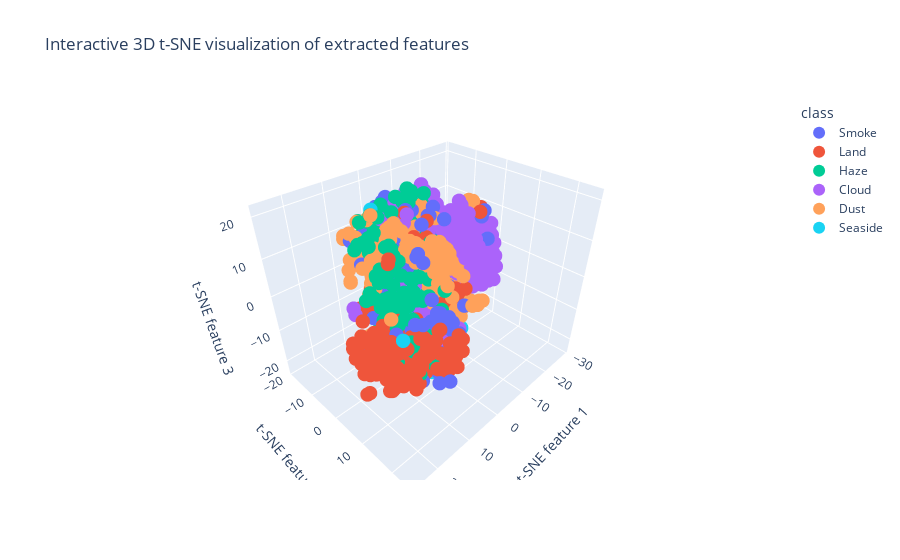

Here is the notebook cell this chart was saved with:
### Code cell
import plotly.express as px

df = pd.DataFrame({
    'tsne-1': X_tsne_3d[:, 0],
    'tsne-2': X_tsne_3d[:, 1],
    'tsne-3': X_tsne_3d[:, 2],
    'class': [class_labels[i] for i in true_labels]
})

fig = px.scatter_3d(df, x='tsne-1', y='tsne-2', z='tsne-3',
                    color='class', 
                    title='Interactive 3D t-SNE visualization of extracted features',
                    labels={'tsne-1': 't-SNE feature 1', 
                            'tsne-2': 't-SNE feature 2', 
                            'tsne-3': 't-SNE feature 3'},
                    hover_data=['class'])

fig.update_traces(marker=dict(size=5))
fig.update_layout(legend=dict(itemsizing='constant'))
fig.show()

### Figure 1 — Plotly figure (JSON) as saved in the notebook; plotly's stock layout.template omitted (floating-point values rounded to 4 significant figures; data arrays with more than 128 entries replaced by an {"elided": "..."} marker saying what was removed)
{"data": [{"customdata": {"elided": "203x1 str values"}, "hovertemplate": "class=%{customdata[0]}<br>t-SNE feature 1=%{x}<br>t-SNE feature 2=%{y}<br>t-SNE feature 3=%{z}<extra></extra>", "legendgroup": "Smoke", "marker": {"color": "#636efa", "size": 5, "symbol": "circle"}, "mode": "markers", "name": "Smoke", "scene": "scene", "showlegend": true, "type": "scatter3d", "x": {"elided": "203 float values"}, "y": {"elided": "203 float values"}, "z": {"elided": "203 float values"}}, {"customdata": {"elided": "205x1 str values"}, "hovertemplate": "class=%{customdata[0]}<br>t-SNE feature 1=%{x}<br>t-SNE feature 2=%{y}<br>t-SNE feature 3=%{z}<extra></extra>", "legendgroup": "Land", "marker": {"color": "#EF553B", "size": 5, "symbol": "circle"}, "mode": "markers", "name": "Land", "scene": "scene", "showlegend": true, "type": "scatter3d", "x": {"elided": "205 float values"}, "y": {"elided": "205 float values"}, "z": {"elided": "205 float values"}}, {"customdata": {"elided": "200x1 str values"}, "hovertemplate": "class=%{customdata[0]}<br>t-SNE feature 1=%{x}<br>t-SNE feature 2=%{y}<br>t-SNE feature 3=%{z}<extra></extra>", "legendgroup": "Haze", "marker": {"color": "#00cc96", "size": 5, "symbol": "circle"}, "mode": "markers", "name": "Haze", "scene": "scene", "showlegend": true, "type": "scatter3d", "x": {"elided": "200 float values"}, "y": {"elided": "200 float values"}, "z": {"elided": "200 float values"}}, {"customdata": {"elided": "233x1 str values"}, "hovertemplate": "class=%{customdata[0]}<br>t-SNE feature 1=%{x}<br>t-SNE feature 2=%{y}<br>t-SNE feature 3=%{z}<extra></extra>", "legendgroup": "Cloud", "marker": {"color": "#ab63fa", "size": 5, "symbol": "circle"}, "mode": "markers", "name": "Cloud", "scene": "scene", "showlegend": true, "type": "scatter3d", "x": {"elided": "233 float values"}, "y": {"elided": "233 float values"}, "z": {"elided": "233 float values"}}, {"customdata": {"elided": "202x1 str values"}, "hovertemplate": "class=%{customdata[0]}<br>t-SNE feature 1=%{x}<br>t-SNE feature 2=%{y}<br>t-SNE feature 3=%{z}<extra></extra>", "legendgroup": "Dust", "marker": {"color": "#FFA15A", "size": 5, "symbol": "circle"}, "mode": "markers", "name": "Dust", "scene": "scene", "showlegend": true, "type": "scatter3d", "x": {"elided": "202 float values"}, "y": {"elided": "202 float values"}, "z": {"elided": "202 float values"}}, {"customdata": {"elided": "202x1 str values"}, "hovertemplate": "class=%{customdata[0]}<br>t-SNE feature 1=%{x}<br>t-SNE feature 2=%{y}<br>t-SNE feature 3=%{z}<extra></extra>", "legendgroup": "Seaside", "marker": {"color": "#19d3f3", "size": 5, "symbol": "circle"}, "mode": "markers", "name": "Seaside", "scene": "scene", "showlegend": true, "type": "scatter3d", "x": {"elided": "202 float values"}, "y": {"elided": "202 float values"}, "z": {"elided": "202 float values"}}], "layout": {"legend": {"itemsizing": "constant", "title": {"text": "class"}, "tracegroupgap": 0}, "scene": {"domain": {"x": [0, 1], "y": [0, 1]}, "xaxis": {"title": {"text": "t-SNE feature 1"}}, "yaxis": {"title": {"text": "t-SNE feature 2"}}, "zaxis": {"title": {"text": "t-SNE feature 3"}}}, "title": {"text": "Interactive 3D t-SNE visualization of extracted features"}}}
